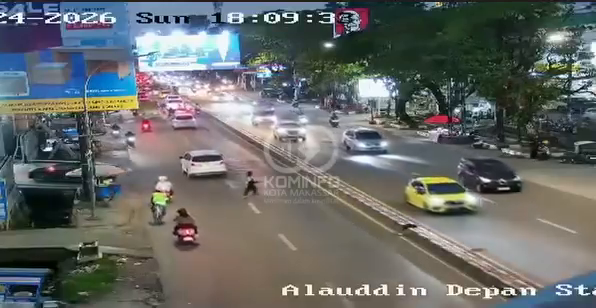
#> input picture frame 33 of traffic.mp4, 596 x 308 px
$ python config_lanes.py
#> lines starting #> are read from the running program, lines starting #| are printed output that depends on the picture
"""
config_lanes.py
Tool interaktif untuk mendefinisikan ROI (Region of Interest) setiap lajur jalan
beserta arah pergerakan yang diizinkan. Hasil disimpan ke config/lanes.json.

Cara pakai:
    python -m src.config_lanes --video traffic.mp4 --out config/lanes.json

Alur interaksi:
    1. Klik 4 titik di gambar untuk membentuk polygon lajur (searah jarum jam).
    2. Klik 2 titik berikutnya: titik awal -> titik akhir panah arah yang diizinkan.
    3. Tekan 'n' untuk menambah lajur baru, 's' untuk simpan & keluar,
       'r' untuk reset lajur yang sedang dibuat, 'q' untuk batal tanpa menyimpan.
"""

import argparse
import json
import os
from pathlib import Path

import cv2
import numpy as np


# Konstanta warna BGR untuk visualisasi
WARNA_POLYGON_BARU = (0, 255, 255)   # kuning: lajur yang sedang dibuat
WARNA_POLYGON_LAMA = (255, 180, 0)   # biru muda: lajur yang sudah disimpan
WARNA_PANAH = (0, 200, 0)            # hijau: panah arah lajur
WARNA_TITIK = (0, 0, 255)            # merah: titik klik
WARNA_TEKS = (255, 255, 255)         # putih: label


def baca_frame_pertama(path_video: str) -> np.ndarray:
    """Ambil 1 frame pertama dari video sebagai kanvas untuk klik ROI."""
    cap = cv2.VideoCapture(path_video)
    if not cap.isOpened():
        raise FileNotFoundError(f"Video tidak bisa dibuka: {path_video}")
    ok, frame = cap.read()
    cap.release()
    if not ok:
        raise RuntimeError("Gagal membaca frame pertama video.")
    return frame


def gambar_overlay(
    base: np.ndarray,
    lajur_tersimpan: list,
    titik_polygon_baru: list,
    titik_panah_baru: list,
    status_teks: str,
) -> np.ndarray:
    """Render visualisasi lajur (yang sudah disimpan + yang sedang dibuat)."""
    kanvas = base.copy()

    # Gambar lajur-lajur yang sudah disimpan (biru muda) + panahnya
    for i, lajur in enumerate(lajur_tersimpan):
        pts = np.array(lajur["polygon"], dtype=np.int32)
        cv2.polylines(kanvas, [pts], isClosed=True, color=WARNA_POLYGON_LAMA, thickness=2)
        # Isi semi-transparan agar terlihat sebagai "area"
        overlay = kanvas.copy()
        cv2.fillPoly(overlay, [pts], WARNA_POLYGON_LAMA)
        cv2.addWeighted(overlay, 0.15, kanvas, 0.85, 0, kanvas)
        # Panah arah (start -> end)
        p1 = tuple(lajur["arrow"][0])
        p2 = tuple(lajur["arrow"][1])
        cv2.arrowedLine(kanvas, p1, p2, WARNA_PANAH, 2, tipLength=0.3)
        # Label ID lajur
        cx = int(np.mean([p[0] for p in lajur["polygon"]]))
        cy = int(np.mean([p[1] for p in lajur["polygon"]]))
        cv2.putText(kanvas, f"L{i}", (cx - 10, cy + 5),
                    cv2.FONT_HERSHEY_SIMPLEX, 0.6, WARNA_TEKS, 2)

    # Gambar polygon yang sedang dibuat (kuning) - titik & garis bertahap
    for p in titik_polygon_baru:
        cv2.circle(kanvas, p, 4, WARNA_TITIK, -1)
    if len(titik_polygon_baru) >= 2:
        for a, b in zip(titik_polygon_baru, titik_polygon_baru[1:]):
            cv2.line(kanvas, a, b, WARNA_POLYGON_BARU, 2)
    if len(titik_polygon_baru) == 4:
        cv2.line(kanvas, titik_polygon_baru[-1], titik_polygon_baru[0],
                 WARNA_POLYGON_BARU, 2)

    # Gambar titik panah yang sedang dibuat
    for p in titik_panah_baru:
        cv2.circle(kanvas, p, 4, (0, 200, 200), -1)
    if len(titik_panah_baru) == 2:
        cv2.arrowedLine(kanvas, titik_panah_baru[0], titik_panah_baru[1],
                        WARNA_PANAH, 2, tipLength=0.3)

    # Bar status di bagian atas
    cv2.rectangle(kanvas, (0, 0), (kanvas.shape[1], 22), (40, 40, 40), -1)
    cv2.putText(kanvas, status_teks, (8, 16),
                cv2.FONT_HERSHEY_SIMPLEX, 0.45, WARNA_TEKS, 1)
    return kanvas


def jalankan_konfigurator(path_video: str, path_output: str) -> None:
    """Loop utama: tampilkan frame, tangkap klik, simpan ke JSON."""
#> called with path_video = 'traffic.mp4', path_output = 'config/lanes.json'
    frame = baca_frame_pertama(path_video)
#> in baca_frame_pertama, frame is the input picture: shape (308, 596, 3); mean B, G, R 104, 105.5, 101.9
    h, w = frame.shape[:2]
#> h = 308; w = 596

    # State global mouse callback
    titik_polygon_baru: list = []   # menampung 4 klik polygon
    titik_panah_baru: list = []     # menampung 2 klik panah
    lajur_tersimpan: list = []      # list of {"polygon": [...], "arrow": [...]}

    def on_mouse(event, x, y, flags, param):
        # Tangani klik kiri sesuai fase: isi polygon dulu, lalu panah
        nonlocal titik_polygon_baru, titik_panah_baru
        if event != cv2.EVENT_LBUTTONDOWN:
            return
        if len(titik_polygon_baru) < 4:
            titik_polygon_baru.append((x, y))
        elif len(titik_panah_baru) < 2:
            titik_panah_baru.append((x, y))

    nama_window = "Konfigurator Lajur - Klik 4 titik polygon, lalu 2 titik panah"
    cv2.namedWindow(nama_window, cv2.WINDOW_NORMAL)
    cv2.resizeWindow(nama_window, max(800, w), max(500, h + 60))
    cv2.setMouseCallback(nama_window, on_mouse)

    print("=" * 64)
    print(" KONFIGURATOR ROI LAJUR")
    print("=" * 64)
    print(" 1) Klik 4 titik polygon (urut: searah jarum jam).")
    print(" 2) Klik 2 titik panah: awal -> akhir = arah yang DIIZINKAN.")
    print(" 3) Tekan 'n' untuk simpan lajur ini & mulai lajur berikutnya.")
    print(" 4) Tekan 's' untuk simpan semua ke JSON dan keluar.")
    print(" 5) Tekan 'r' untuk reset lajur yang sedang dibuat.")
    print(" 6) Tekan 'q' untuk keluar TANPA menyimpan.")
    print("=" * 64)

    while True:
        # Susun teks status agar user tahu fase saat ini
        fase = ("polygon (klik %d/4)" % len(titik_polygon_baru)
                if len(titik_polygon_baru) < 4
                else "panah arah (klik %d/2)" % len(titik_panah_baru))
        status = f"Lajur tersimpan: {len(lajur_tersimpan)} | Fase: {fase} | [n]ext  [s]ave  [r]eset  [q]uit"

        tampilan = gambar_overlay(frame, lajur_tersimpan,
                                  titik_polygon_baru, titik_panah_baru, status)
#> in gambar_overlay, `cv2.putText(kanvas, status_teks, (8, 16), cv2.FONT_HERSHEY_SIMPLEX, 0...`:
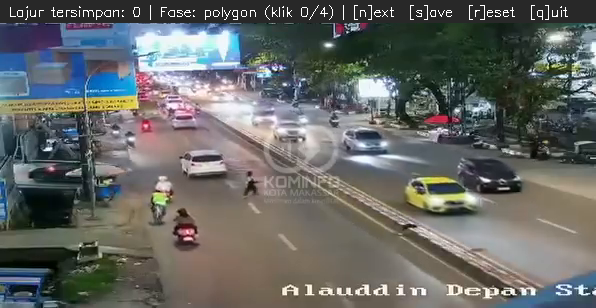
#> kanvas: shape (308, 596, 3); mean B, G, R 100.9, 103.2, 101
        cv2.imshow(nama_window, tampilan)
        key = cv2.waitKey(20) & 0xFF
#> (key q is pressed here)

        if key == ord('q'):
            print("[INFO] Keluar tanpa menyimpan.")
            cv2.destroyAllWindows()
            return

        if key == ord('r'):
            # Reset lajur yang sedang dibuat (tidak menghapus yang sudah disimpan)
            titik_polygon_baru.clear()
            titik_panah_baru.clear()
            print("[INFO] Reset lajur yang sedang dibuat.")

        if key in (ord('n'), ord('s')):
            # Validasi: lajur baru harus punya 4 titik polygon + 2 titik panah
            if len(titik_polygon_baru) == 4 and len(titik_panah_baru) == 2:
                lajur_tersimpan.append({
                    "polygon": [list(p) for p in titik_polygon_baru],
                    "arrow":   [list(p) for p in titik_panah_baru],
                })
                print(f"[OK] Lajur L{len(lajur_tersimpan)-1} disimpan.")
                titik_polygon_baru.clear()
                titik_panah_baru.clear()
            elif (titik_polygon_baru or titik_panah_baru):
                print("[WARN] Lajur belum lengkap (perlu 4 titik polygon + 2 titik panah). "
                      "Tekan 'r' untuk reset atau lanjutkan klik.")

            if key == ord('s'):
                break

    cv2.destroyAllWindows()

    if not lajur_tersimpan:
        print("[WARN] Tidak ada lajur untuk disimpan.")
        return

    # Hitung vektor arah ternormalisasi dari setiap panah (untuk kemudahan konsumsi)
    payload = {
        "video_meta": {"width": w, "height": h},
        "lanes": []
    }
    for i, lj in enumerate(lajur_tersimpan):
        (x1, y1), (x2, y2) = lj["arrow"][0], lj["arrow"][1]
        vx, vy = x2 - x1, y2 - y1
        norma = float(np.hypot(vx, vy))
        # Hindari pembagian nol jika user klik di titik yang sama
        if norma < 1e-6:
            print(f"[WARN] Panah lajur L{i} memiliki panjang 0, dilewati.")
            continue
        payload["lanes"].append({
            "id": i,
            "polygon": lj["polygon"],
            "arrow":   lj["arrow"],
            # Vektor arah unit (dx, dy) - dipakai di pengecekan counterflow
            "direction": [vx / norma, vy / norma],
        })

    # Pastikan direktori output ada lalu tulis JSON dengan indentasi rapi
    Path(os.path.dirname(path_output) or ".").mkdir(parents=True, exist_ok=True)
    with open(path_output, "w", encoding="utf-8") as f:
        json.dump(payload, f, indent=2)
    print(f"[OK] Konfigurasi {len(payload['lanes'])} lajur disimpan ke: {path_output}")


def parse_args():
    ap = argparse.ArgumentParser(description="Definisi ROI lajur via klik mouse.")
    ap.add_argument("--video", default="traffic.mp4", help="Path video sumber.")
    ap.add_argument("--out",   default="config/lanes.json", help="Path JSON output.")
    return ap.parse_args()


if __name__ == "__main__":
    args = parse_args()
    jalankan_konfigurator(args.video, args.out)

$ run again, starting later in the video
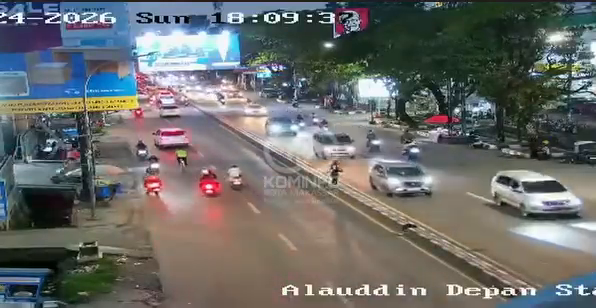
#> input picture frame 148 of traffic.mp4, 596 x 308 px
#> in baca_frame_pertama, frame is the input picture: shape (308, 596, 3); mean B, G, R 105.5, 107, 105.6
#> in gambar_overlay, `cv2.putText(kanvas, status_teks, (8, 16), cv2.FONT_HERSHEY_SIMPLEX, 0...`:
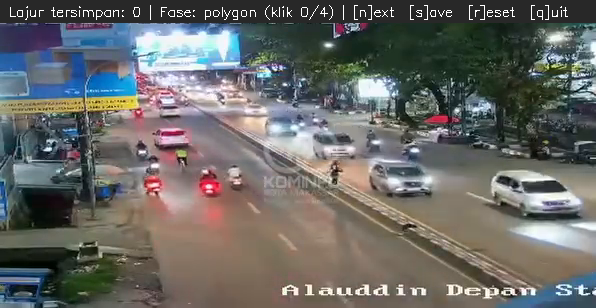
#> kanvas: shape (308, 596, 3); mean B, G, R 102.3, 104.7, 104.6

$ run again, starting later in the video
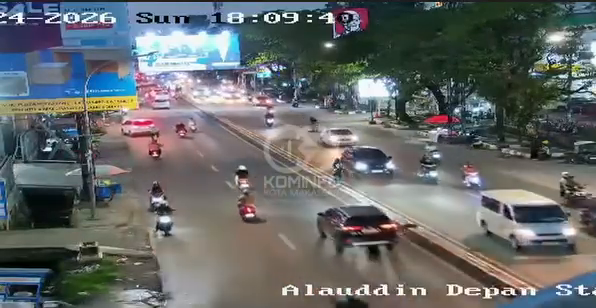
#> input picture frame 264 of traffic.mp4, 596 x 308 px
#> in baca_frame_pertama, frame is the input picture: shape (308, 596, 3); mean B, G, R 104.7, 104.5, 100.7
#> in gambar_overlay, `cv2.putText(kanvas, status_teks, (8, 16), cv2.FONT_HERSHEY_SIMPLEX, 0...`:
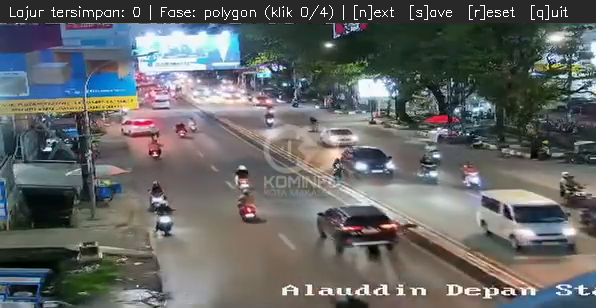
#> kanvas: shape (308, 596, 3); mean B, G, R 101.6, 102.2, 99.8
